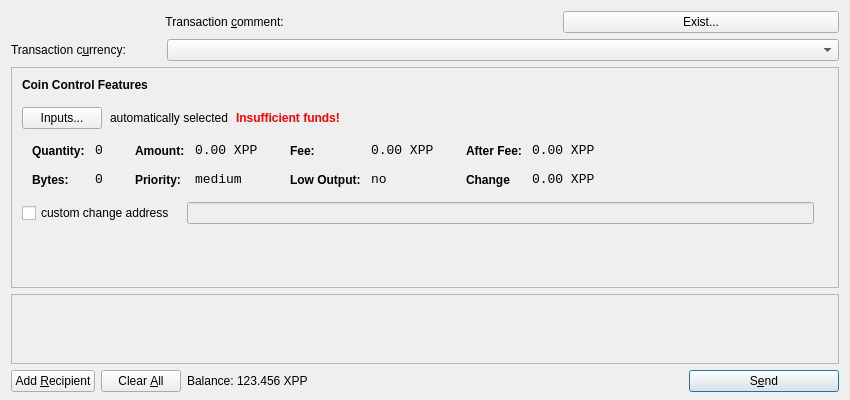
<?xml version="1.0" encoding="UTF-8"?>
<ui version="4.0">
 <class>SendCoinsDialog</class>
 <widget class="QDialog" name="SendCoinsDialog">
  <property name="geometry">
   <rect>
    <x>0</x>
    <y>0</y>
    <width>850</width>
    <height>400</height>
   </rect>
  </property>
  <property name="windowTitle">
   <string>Send Coins</string>
  </property>
  <layout class="QVBoxLayout" name="verticalLayout" stretch="0,0,1,0,0">
   <property name="bottomMargin">
    <number>8</number>
   </property>
   <item>
    <layout class="QHBoxLayout" name="horizontalLayoutTxComment">
     <property name="spacing">
      <number>0</number>
     </property>
     <item>
      <widget class="QLabel" name="labelTxComment">
       <property name="text">
        <string>Transaction &amp;comment: </string>
       </property>
       <property name="alignment">
        <set>Qt::AlignLeading|Qt::AlignLeft|Qt::AlignRight|Qt::AlignTrailing|Qt::AlignVCenter</set>
       </property>
       <property name="buddy">
        <cstring>editTxComment</cstring>
       </property>
      </widget>
     </item>
     <item>
      <widget class="QValidatedLineEdit" name="editTxComment" native="true">
       <property name="enabled">
        <bool>true</bool>
       </property>
       <property name="toolTip">
        <string>Enter a transaction comment (Note: this information is public)</string>
       </property>
      </widget>
     </item>
     <item>
      <widget class="QPushButton" name="pushButtonServices">
       <property name="styleSheet">
        <string notr="true"/>
       </property>
       <property name="text">
        <string>Exist...</string>
       </property>
      </widget>
     </item>
    </layout>
   </item>
   <item>
    <layout class="QHBoxLayout" name="horizontalLayout_3">
     <item>
      <widget class="QLabel" name="label_2">
       <property name="maximumSize">
        <size>
         <width>150</width>
         <height>16777215</height>
        </size>
       </property>
       <property name="text">
        <string>Transaction c&amp;urrency:</string>
       </property>
       <property name="buddy">
        <cstring>comboCurrency</cstring>
       </property>
      </widget>
     </item>
     <item>
      <widget class="QComboBox" name="comboCurrency"/>
     </item>
    </layout>
   </item>
   <item>
    <widget class="QFrame" name="frameCoinControl">
     <property name="sizePolicy">
      <sizepolicy hsizetype="Expanding" vsizetype="Expanding">
       <horstretch>0</horstretch>
       <verstretch>0</verstretch>
      </sizepolicy>
     </property>
     <property name="maximumSize">
      <size>
       <width>16777215</width>
       <height>16777215</height>
      </size>
     </property>
     <property name="frameShape">
      <enum>QFrame::StyledPanel</enum>
     </property>
     <property name="frameShadow">
      <enum>QFrame::Sunken</enum>
     </property>
     <layout class="QVBoxLayout" name="verticalLayoutCoinControl2">
      <property name="spacing">
       <number>6</number>
      </property>
      <property name="leftMargin">
       <number>0</number>
      </property>
      <property name="topMargin">
       <number>0</number>
      </property>
      <property name="rightMargin">
       <number>0</number>
      </property>
      <property name="bottomMargin">
       <number>6</number>
      </property>
      <item>
       <layout class="QVBoxLayout" name="verticalLayoutCoinControl" stretch="0,0,0,0,1">
        <property name="spacing">
         <number>0</number>
        </property>
        <property name="leftMargin">
         <number>10</number>
        </property>
        <property name="topMargin">
         <number>10</number>
        </property>
        <item>
         <layout class="QHBoxLayout" name="horizontalLayoutCoinControl1">
          <property name="bottomMargin">
           <number>15</number>
          </property>
          <item>
           <widget class="QLabel" name="labelCoinControlFeatures">
            <property name="sizePolicy">
             <sizepolicy hsizetype="Preferred" vsizetype="Maximum">
              <horstretch>0</horstretch>
              <verstretch>0</verstretch>
             </sizepolicy>
            </property>
            <property name="font">
             <font>
              <weight>75</weight>
              <bold>true</bold>
             </font>
            </property>
            <property name="styleSheet">
             <string notr="true">font-weight:bold;</string>
            </property>
            <property name="text">
             <string>Coin Control Features</string>
            </property>
           </widget>
          </item>
         </layout>
        </item>
        <item>
         <layout class="QHBoxLayout" name="horizontalLayoutCoinControl2" stretch="0,0,0,0">
          <property name="spacing">
           <number>8</number>
          </property>
          <property name="bottomMargin">
           <number>10</number>
          </property>
          <item>
           <widget class="QPushButton" name="pushButtonCoinControl">
            <property name="styleSheet">
             <string notr="true"/>
            </property>
            <property name="text">
             <string>Inputs...</string>
            </property>
           </widget>
          </item>
          <item>
           <widget class="QLabel" name="labelCoinControlAutomaticallySelected">
            <property name="text">
             <string>automatically selected</string>
            </property>
            <property name="margin">
             <number>5</number>
            </property>
           </widget>
          </item>
          <item>
           <widget class="QLabel" name="labelCoinControlInsuffFunds">
            <property name="font">
             <font>
              <weight>75</weight>
              <bold>true</bold>
             </font>
            </property>
            <property name="styleSheet">
             <string notr="true">color:red;font-weight:bold;</string>
            </property>
            <property name="text">
             <string>Insufficient funds!</string>
            </property>
            <property name="margin">
             <number>5</number>
            </property>
           </widget>
          </item>
          <item>
           <spacer name="horizontalSpacerCoinControl">
            <property name="orientation">
             <enum>Qt::Horizontal</enum>
            </property>
            <property name="sizeHint" stdset="0">
             <size>
              <width>40</width>
              <height>1</height>
             </size>
            </property>
           </spacer>
          </item>
         </layout>
        </item>
        <item>
         <widget class="QWidget" name="widgetCoinControl" native="true">
          <property name="sizePolicy">
           <sizepolicy hsizetype="Preferred" vsizetype="Preferred">
            <horstretch>0</horstretch>
            <verstretch>0</verstretch>
           </sizepolicy>
          </property>
          <property name="minimumSize">
           <size>
            <width>0</width>
            <height>0</height>
           </size>
          </property>
          <property name="styleSheet">
           <string notr="true"/>
          </property>
          <layout class="QHBoxLayout" name="horizontalLayoutCoinControl5">
           <property name="margin">
            <number>0</number>
           </property>
           <item>
            <layout class="QHBoxLayout" name="horizontalLayoutCoinControl3" stretch="0,0,0,1">
             <property name="spacing">
              <number>20</number>
             </property>
             <property name="topMargin">
              <number>0</number>
             </property>
             <property name="bottomMargin">
              <number>10</number>
             </property>
             <item>
              <layout class="QFormLayout" name="formLayoutCoinControl1">
               <property name="horizontalSpacing">
                <number>10</number>
               </property>
               <property name="verticalSpacing">
                <number>14</number>
               </property>
               <property name="leftMargin">
                <number>10</number>
               </property>
               <property name="topMargin">
                <number>4</number>
               </property>
               <property name="rightMargin">
                <number>6</number>
               </property>
               <item row="0" column="0">
                <widget class="QLabel" name="labelCoinControlQuantityText">
                 <property name="styleSheet">
                  <string notr="true">font-weight:bold;</string>
                 </property>
                 <property name="text">
                  <string>Quantity:</string>
                 </property>
                 <property name="margin">
                  <number>0</number>
                 </property>
                </widget>
               </item>
               <item row="0" column="1">
                <widget class="QLabel" name="labelCoinControlQuantity">
                 <property name="font">
                  <font>
                   <family>Monospace</family>
                   <pointsize>10</pointsize>
                  </font>
                 </property>
                 <property name="cursor">
                  <cursorShape>IBeamCursor</cursorShape>
                 </property>
                 <property name="contextMenuPolicy">
                  <enum>Qt::ActionsContextMenu</enum>
                 </property>
                 <property name="text">
                  <string>0</string>
                 </property>
                 <property name="margin">
                  <number>0</number>
                 </property>
                 <property name="textInteractionFlags">
                  <set>Qt::LinksAccessibleByMouse|Qt::TextSelectableByKeyboard|Qt::TextSelectableByMouse</set>
                 </property>
                </widget>
               </item>
               <item row="1" column="0">
                <widget class="QLabel" name="labelCoinControlBytesText">
                 <property name="styleSheet">
                  <string notr="true">font-weight:bold;</string>
                 </property>
                 <property name="text">
                  <string>Bytes:</string>
                 </property>
                </widget>
               </item>
               <item row="1" column="1">
                <widget class="QLabel" name="labelCoinControlBytes">
                 <property name="font">
                  <font>
                   <family>Monospace</family>
                   <pointsize>10</pointsize>
                  </font>
                 </property>
                 <property name="cursor">
                  <cursorShape>IBeamCursor</cursorShape>
                 </property>
                 <property name="contextMenuPolicy">
                  <enum>Qt::ActionsContextMenu</enum>
                 </property>
                 <property name="text">
                  <string>0</string>
                 </property>
                 <property name="textInteractionFlags">
                  <set>Qt::LinksAccessibleByMouse|Qt::TextSelectableByKeyboard|Qt::TextSelectableByMouse</set>
                 </property>
                </widget>
               </item>
              </layout>
             </item>
             <item>
              <layout class="QFormLayout" name="formLayoutCoinControl2">
               <property name="horizontalSpacing">
                <number>10</number>
               </property>
               <property name="verticalSpacing">
                <number>14</number>
               </property>
               <property name="leftMargin">
                <number>6</number>
               </property>
               <property name="topMargin">
                <number>4</number>
               </property>
               <property name="rightMargin">
                <number>6</number>
               </property>
               <item row="0" column="0">
                <widget class="QLabel" name="labelCoinControlAmountText">
                 <property name="styleSheet">
                  <string notr="true">font-weight:bold;</string>
                 </property>
                 <property name="text">
                  <string>Amount:</string>
                 </property>
                 <property name="margin">
                  <number>0</number>
                 </property>
                </widget>
               </item>
               <item row="0" column="1">
                <widget class="QLabel" name="labelCoinControlAmount">
                 <property name="font">
                  <font>
                   <family>Monospace</family>
                   <pointsize>10</pointsize>
                  </font>
                 </property>
                 <property name="cursor">
                  <cursorShape>IBeamCursor</cursorShape>
                 </property>
                 <property name="contextMenuPolicy">
                  <enum>Qt::ActionsContextMenu</enum>
                 </property>
                 <property name="text">
                  <string>0.00 XPP</string>
                 </property>
                 <property name="textInteractionFlags">
                  <set>Qt::LinksAccessibleByMouse|Qt::TextSelectableByKeyboard|Qt::TextSelectableByMouse</set>
                 </property>
                </widget>
               </item>
               <item row="1" column="0">
                <widget class="QLabel" name="labelCoinControlPriorityText">
                 <property name="styleSheet">
                  <string notr="true">font-weight:bold;</string>
                 </property>
                 <property name="text">
                  <string>Priority:</string>
                 </property>
                </widget>
               </item>
               <item row="1" column="1">
                <widget class="QLabel" name="labelCoinControlPriority">
                 <property name="font">
                  <font>
                   <family>Monospace</family>
                   <pointsize>10</pointsize>
                  </font>
                 </property>
                 <property name="cursor">
                  <cursorShape>IBeamCursor</cursorShape>
                 </property>
                 <property name="contextMenuPolicy">
                  <enum>Qt::ActionsContextMenu</enum>
                 </property>
                 <property name="text">
                  <string>medium</string>
                 </property>
                 <property name="textInteractionFlags">
                  <set>Qt::LinksAccessibleByMouse|Qt::TextSelectableByKeyboard|Qt::TextSelectableByMouse</set>
                 </property>
                </widget>
               </item>
              </layout>
             </item>
             <item>
              <layout class="QFormLayout" name="formLayoutCoinControl3">
               <property name="horizontalSpacing">
                <number>10</number>
               </property>
               <property name="verticalSpacing">
                <number>14</number>
               </property>
               <property name="leftMargin">
                <number>6</number>
               </property>
               <property name="topMargin">
                <number>4</number>
               </property>
               <property name="rightMargin">
                <number>6</number>
               </property>
               <item row="0" column="0">
                <widget class="QLabel" name="labelCoinControlFeeText">
                 <property name="styleSheet">
                  <string notr="true">font-weight:bold;</string>
                 </property>
                 <property name="text">
                  <string>Fee:</string>
                 </property>
                 <property name="margin">
                  <number>0</number>
                 </property>
                </widget>
               </item>
               <item row="0" column="1">
                <widget class="QLabel" name="labelCoinControlFee">
                 <property name="font">
                  <font>
                   <family>Monospace</family>
                   <pointsize>10</pointsize>
                  </font>
                 </property>
                 <property name="cursor">
                  <cursorShape>IBeamCursor</cursorShape>
                 </property>
                 <property name="contextMenuPolicy">
                  <enum>Qt::ActionsContextMenu</enum>
                 </property>
                 <property name="text">
                  <string>0.00 XPP</string>
                 </property>
                 <property name="textInteractionFlags">
                  <set>Qt::LinksAccessibleByMouse|Qt::TextSelectableByKeyboard|Qt::TextSelectableByMouse</set>
                 </property>
                </widget>
               </item>
               <item row="1" column="0">
                <widget class="QLabel" name="labelCoinControlLowOutputText">
                 <property name="styleSheet">
                  <string notr="true">font-weight:bold;</string>
                 </property>
                 <property name="text">
                  <string>Low Output:</string>
                 </property>
                </widget>
               </item>
               <item row="1" column="1">
                <widget class="QLabel" name="labelCoinControlLowOutput">
                 <property name="font">
                  <font>
                   <family>Monospace</family>
                   <pointsize>10</pointsize>
                  </font>
                 </property>
                 <property name="cursor">
                  <cursorShape>IBeamCursor</cursorShape>
                 </property>
                 <property name="contextMenuPolicy">
                  <enum>Qt::ActionsContextMenu</enum>
                 </property>
                 <property name="text">
                  <string>no</string>
                 </property>
                 <property name="textInteractionFlags">
                  <set>Qt::LinksAccessibleByMouse|Qt::TextSelectableByKeyboard|Qt::TextSelectableByMouse</set>
                 </property>
                </widget>
               </item>
              </layout>
             </item>
             <item>
              <layout class="QFormLayout" name="formLayoutCoinControl4">
               <property name="horizontalSpacing">
                <number>10</number>
               </property>
               <property name="verticalSpacing">
                <number>14</number>
               </property>
               <property name="leftMargin">
                <number>6</number>
               </property>
               <property name="topMargin">
                <number>4</number>
               </property>
               <property name="rightMargin">
                <number>6</number>
               </property>
               <item row="0" column="0">
                <widget class="QLabel" name="labelCoinControlAfterFeeText">
                 <property name="styleSheet">
                  <string notr="true">font-weight:bold;</string>
                 </property>
                 <property name="text">
                  <string>After Fee:</string>
                 </property>
                 <property name="margin">
                  <number>0</number>
                 </property>
                </widget>
               </item>
               <item row="0" column="1">
                <widget class="QLabel" name="labelCoinControlAfterFee">
                 <property name="font">
                  <font>
                   <family>Monospace</family>
                   <pointsize>10</pointsize>
                  </font>
                 </property>
                 <property name="cursor">
                  <cursorShape>IBeamCursor</cursorShape>
                 </property>
                 <property name="contextMenuPolicy">
                  <enum>Qt::ActionsContextMenu</enum>
                 </property>
                 <property name="text">
                  <string>0.00 XPP</string>
                 </property>
                 <property name="textInteractionFlags">
                  <set>Qt::LinksAccessibleByMouse|Qt::TextSelectableByKeyboard|Qt::TextSelectableByMouse</set>
                 </property>
                </widget>
               </item>
               <item row="1" column="0">
                <widget class="QLabel" name="labelCoinControlChangeText">
                 <property name="styleSheet">
                  <string notr="true">font-weight:bold;</string>
                 </property>
                 <property name="text">
                  <string>Change</string>
                 </property>
                </widget>
               </item>
               <item row="1" column="1">
                <widget class="QLabel" name="labelCoinControlChange">
                 <property name="font">
                  <font>
                   <family>Monospace</family>
                   <pointsize>10</pointsize>
                  </font>
                 </property>
                 <property name="cursor">
                  <cursorShape>IBeamCursor</cursorShape>
                 </property>
                 <property name="contextMenuPolicy">
                  <enum>Qt::ActionsContextMenu</enum>
                 </property>
                 <property name="text">
                  <string>0.00 XPP</string>
                 </property>
                 <property name="textInteractionFlags">
                  <set>Qt::LinksAccessibleByMouse|Qt::TextSelectableByKeyboard|Qt::TextSelectableByMouse</set>
                 </property>
                </widget>
               </item>
              </layout>
             </item>
            </layout>
           </item>
          </layout>
         </widget>
        </item>
        <item>
         <layout class="QHBoxLayout" name="horizontalLayoutCoinControl4" stretch="0,0,0">
          <property name="spacing">
           <number>12</number>
          </property>
          <property name="sizeConstraint">
           <enum>QLayout::SetDefaultConstraint</enum>
          </property>
          <property name="topMargin">
           <number>5</number>
          </property>
          <property name="rightMargin">
           <number>5</number>
          </property>
          <item>
           <widget class="QCheckBox" name="checkBoxCoinControlChange">
            <property name="text">
             <string>custom change address</string>
            </property>
           </widget>
          </item>
          <item>
           <widget class="QLineEdit" name="lineEditCoinControlChange">
            <property name="enabled">
             <bool>false</bool>
            </property>
            <property name="sizePolicy">
             <sizepolicy hsizetype="Expanding" vsizetype="Fixed">
              <horstretch>0</horstretch>
              <verstretch>0</verstretch>
             </sizepolicy>
            </property>
           </widget>
          </item>
          <item>
           <widget class="QLabel" name="labelCoinControlChangeLabel">
            <property name="sizePolicy">
             <sizepolicy hsizetype="Preferred" vsizetype="Expanding">
              <horstretch>0</horstretch>
              <verstretch>0</verstretch>
             </sizepolicy>
            </property>
            <property name="minimumSize">
             <size>
              <width>0</width>
              <height>0</height>
             </size>
            </property>
            <property name="text">
             <string/>
            </property>
            <property name="margin">
             <number>3</number>
            </property>
           </widget>
          </item>
         </layout>
        </item>
        <item>
         <spacer name="verticalSpacerCoinControl">
          <property name="orientation">
           <enum>Qt::Vertical</enum>
          </property>
          <property name="sizeHint" stdset="0">
           <size>
            <width>800</width>
            <height>1</height>
           </size>
          </property>
         </spacer>
        </item>
       </layout>
      </item>
     </layout>
    </widget>
   </item>
   <item>
    <widget class="QScrollArea" name="scrollArea">
     <property name="widgetResizable">
      <bool>true</bool>
     </property>
     <widget class="QWidget" name="scrollAreaWidgetContents">
      <property name="geometry">
       <rect>
        <x>0</x>
        <y>0</y>
        <width>830</width>
        <height>76</height>
       </rect>
      </property>
      <layout class="QVBoxLayout" name="verticalLayout_2">
       <property name="margin">
        <number>0</number>
       </property>
       <item>
        <layout class="QVBoxLayout" name="entries">
         <property name="spacing">
          <number>6</number>
         </property>
        </layout>
       </item>
       <item>
        <spacer name="verticalSpacer">
         <property name="orientation">
          <enum>Qt::Vertical</enum>
         </property>
         <property name="sizeHint" stdset="0">
          <size>
           <width>20</width>
           <height>40</height>
          </size>
         </property>
        </spacer>
       </item>
      </layout>
     </widget>
    </widget>
   </item>
   <item>
    <layout class="QHBoxLayout" name="horizontalLayout">
     <item>
      <widget class="QPushButton" name="addButton">
       <property name="toolTip">
        <string>Send to multiple recipients at once</string>
       </property>
       <property name="text">
        <string>Add &amp;Recipient</string>
       </property>
       <property name="icon">
        <iconset resource="../bitcoin.qrc">
         <normaloff>:/icons/add</normaloff>:/icons/add</iconset>
       </property>
       <property name="autoDefault">
        <bool>false</bool>
       </property>
      </widget>
     </item>
     <item>
      <widget class="QPushButton" name="clearButton">
       <property name="sizePolicy">
        <sizepolicy hsizetype="Minimum" vsizetype="Fixed">
         <horstretch>0</horstretch>
         <verstretch>0</verstretch>
        </sizepolicy>
       </property>
       <property name="toolTip">
        <string>Remove all transaction fields</string>
       </property>
       <property name="text">
        <string>Clear &amp;All</string>
       </property>
       <property name="icon">
        <iconset resource="../bitcoin.qrc">
         <normaloff>:/icons/remove</normaloff>:/icons/remove</iconset>
       </property>
       <property name="autoRepeatDelay">
        <number>300</number>
       </property>
       <property name="autoDefault">
        <bool>false</bool>
       </property>
      </widget>
     </item>
     <item>
      <layout class="QHBoxLayout" name="horizontalLayout_2">
       <property name="spacing">
        <number>3</number>
       </property>
       <item>
        <widget class="QLabel" name="label">
         <property name="sizePolicy">
          <sizepolicy hsizetype="Preferred" vsizetype="Fixed">
           <horstretch>0</horstretch>
           <verstretch>0</verstretch>
          </sizepolicy>
         </property>
         <property name="text">
          <string>Balance:</string>
         </property>
        </widget>
       </item>
       <item>
        <widget class="QLabel" name="labelBalance">
         <property name="sizePolicy">
          <sizepolicy hsizetype="Preferred" vsizetype="Fixed">
           <horstretch>0</horstretch>
           <verstretch>0</verstretch>
          </sizepolicy>
         </property>
         <property name="cursor">
          <cursorShape>IBeamCursor</cursorShape>
         </property>
         <property name="text">
          <string>123.456 XPP</string>
         </property>
         <property name="textInteractionFlags">
          <set>Qt::LinksAccessibleByMouse|Qt::TextSelectableByKeyboard|Qt::TextSelectableByMouse</set>
         </property>
        </widget>
       </item>
      </layout>
     </item>
     <item>
      <spacer name="horizontalSpacer">
       <property name="orientation">
        <enum>Qt::Horizontal</enum>
       </property>
       <property name="sizeHint" stdset="0">
        <size>
         <width>40</width>
         <height>20</height>
        </size>
       </property>
      </spacer>
     </item>
     <item>
      <widget class="QPushButton" name="sendButton">
       <property name="minimumSize">
        <size>
         <width>150</width>
         <height>0</height>
        </size>
       </property>
       <property name="toolTip">
        <string>Confirm the send action</string>
       </property>
       <property name="text">
        <string>S&amp;end</string>
       </property>
       <property name="icon">
        <iconset resource="../bitcoin.qrc">
         <normaloff>:/icons/send</normaloff>:/icons/send</iconset>
       </property>
       <property name="default">
        <bool>true</bool>
       </property>
      </widget>
     </item>
    </layout>
   </item>
  </layout>
 </widget>
 <customwidgets>
  <customwidget>
   <class>QValidatedLineEdit</class>
   <extends>QWidget</extends>
   <header>qvalidatedlineedit.h</header>
  </customwidget>
 </customwidgets>
 <resources>
  <include location="../bitcoin.qrc"/>
 </resources>
 <connections/>
</ui>
